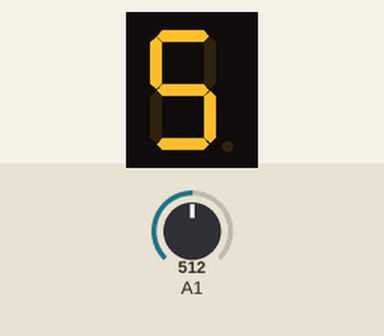
This sketch was run on a simulated Arduino Uno, built with avr-gcc and run on an emulated ATmega328P. On the bench: 1-digit seven-segment display. Wiring (inferred from the names in the program): 1-digit 7-segment display, segments lit when HIGH: segments pin 2, pin 3, pin 4, pin 5, pin 6, pin 8, pin 7. The inputs (shaded band) are chosen by the test bench; at power-on: A1 = 512. The segment pins are drawn as the display they are named for.

Above: at 1.2 s.
1.3 s: A1 set to 371
At 2.1 s:
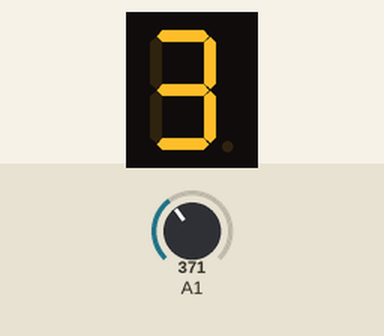
2.8 s: A1 set to 391
At 3.3 s:
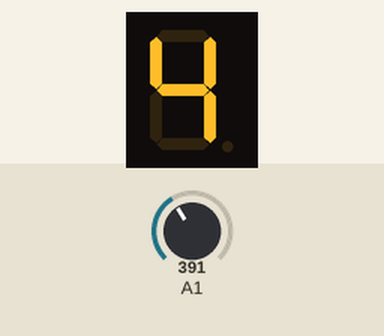
4.3 s: A1 set to 244
At 5.6 s:
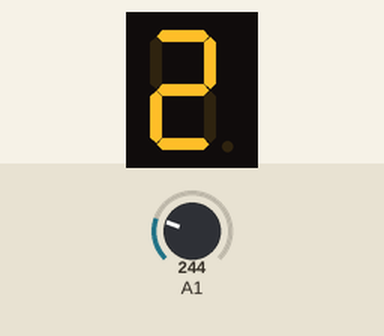
Timing chart, 0 to 7.3 s (numbered marks = the images above; inputs shaded):
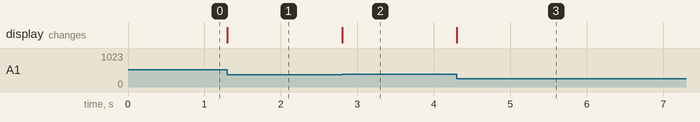

The sketch:

hisla.ino
```cpp
int i;
#define a 2
#define b 3
#define c 4
#define d 5
#define e 6
#define g 7
#define f 8
void setup() {
  pinMode(a, OUTPUT);
  pinMode(b, OUTPUT);
  pinMode(c, OUTPUT);
  pinMode(d, OUTPUT);
  pinMode(e, OUTPUT);
  pinMode(f, OUTPUT);
  pinMode(g, OUTPUT);
  pinMode(A1, INPUT); // к входу A1 подключаем потенциометр
  Serial.begin(9600);
}

void loop() {
if(analogRead(A1) == 0) {
      digitalWrite(a, HIGH);
      digitalWrite(b, HIGH);
      digitalWrite(c, HIGH);
      digitalWrite(d, HIGH);
      digitalWrite(e, HIGH);
      digitalWrite(f, HIGH);
      digitalWrite(g, LOW);
}
if(analogRead(A1) > 1 && analogRead(A1) < 127) {
      digitalWrite(a, LOW);
      digitalWrite(b, HIGH);
      digitalWrite(c, HIGH);
      digitalWrite(d, LOW);
      digitalWrite(e, LOW);
      digitalWrite(f, LOW);
      digitalWrite(g, LOW);
}
if(analogRead(A1) > 128 && analogRead(A1) < 254) {
      digitalWrite(a, HIGH);
      digitalWrite(b, HIGH);
      digitalWrite(c, LOW);
      digitalWrite(d, HIGH);
      digitalWrite(e, HIGH);
      digitalWrite(f, LOW);
      digitalWrite(g, HIGH);
}
if(analogRead(A1) > 255 && analogRead(A1) < 381) {
      digitalWrite(a, HIGH);
      digitalWrite(b, HIGH);
      digitalWrite(c, HIGH);
      digitalWrite(d, HIGH);
      digitalWrite(e, LOW);
      digitalWrite(f, LOW);
      digitalWrite(g, HIGH);
}
if(analogRead(A1) > 382 && analogRead(A1) < 509) {
      digitalWrite(a, LOW);
      digitalWrite(b, HIGH);
      digitalWrite(c, HIGH);
      digitalWrite(d, LOW);
      digitalWrite(e, LOW);
      digitalWrite(f, HIGH);
      digitalWrite(g, HIGH);
}
if(analogRead(A1) > 510 && analogRead(A1) < 637) {
      digitalWrite(a, HIGH);
      digitalWrite(b, LOW);
      digitalWrite(c, HIGH);
      digitalWrite(d, HIGH);
      digitalWrite(e, LOW);
      digitalWrite(f, HIGH);
      digitalWrite(g, HIGH);
}

}
```

Measured:
- after the input at 1.3 s, the display: changes at once (image 1)
- after the input at 2.8 s, the display: changes at once (image 2)
- after the input at 4.3 s, the display: changes at once (image 3)
